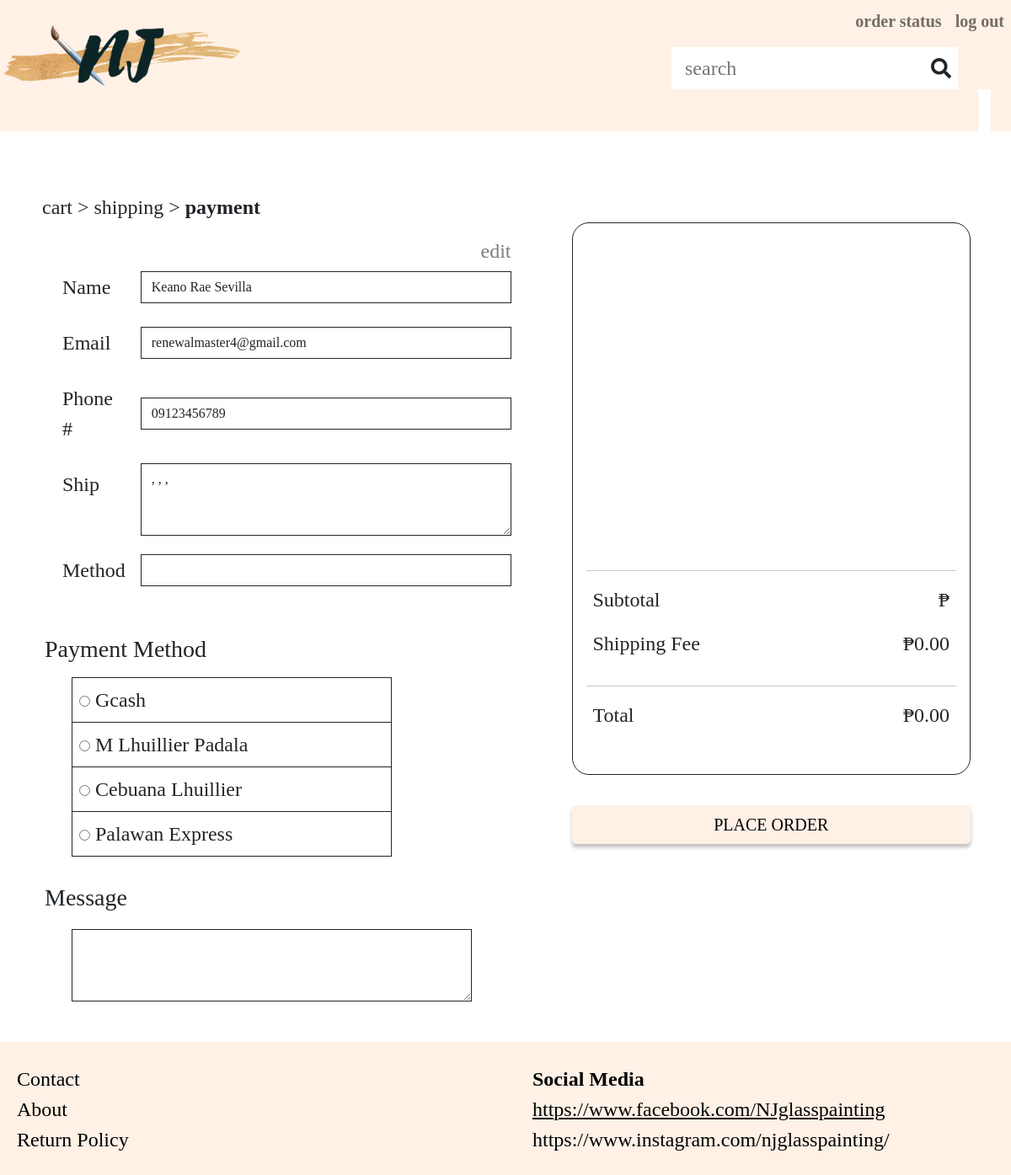
The page /users/user/payment.php (signed in) on the database its author committed.
### tables this page shows
CREATE TABLE `user` (
  `id` mediumint(8) UNSIGNED ZEROFILL NOT NULL,
  `username` varchar(50) NOT NULL,
  `password` varchar(255) NOT NULL,
  `first_name` varchar(50) NOT NULL,
  `last_name` varchar(50) NOT NULL,
  `email` varchar(50) DEFAULT NULL,
  `phone_number` varchar(50) NOT NULL,
  `role` varchar(50) NOT NULL,
  `verify_key` varchar(255) NOT NULL,
  `verify_status` tinyint(1) NOT NULL DEFAULT 0,
  `verified_at` timestamp NULL DEFAULT NULL ON UPDATE current_timestamp(),
  `created_at` timestamp NOT NULL DEFAULT current_timestamp(),
  `modified_at` timestamp NOT NULL DEFAULT current_timestamp() ON UPDATE current_timestamp()
);

### users/user/payment.php (the view, shortened to what this page needs)
<?php
    include('../../include/header.php');
    include('../../include/navbar.php');
?>
    <div class="container-fluid payment p-0">
        <?php
            if(isset($_SESSION['msg']) && $_SESSION['msg'] !=''){
        ?>
            <br>
            <div class="d-flex align-items-center mb-2">
                <span class="iconify fs-3 mb-1" data-icon="carbon:warning-alt" style="color: red;"></span>
                <h4 class="mb-0 ms-1" style="color:red;"><?php echo $_SESSION['msg']; ?></h4>
            </div>
        <?php
            unset($_SESSION['msg']);
            }
            else{
                echo "<br>";
                echo "<br>";
            }
        ?>
        <div class="header">
            <a class="d-inline fw-normal fs-4 text-decoration-none text-reset" href="#">cart</a>
            <p class="d-inline fw-normal fs-4">></p>
            <p class="d-inline fw-normal fs-4">shipping</p>
            <p class="d-inline fw-normal fs-4">></p>
            <p class="d-inline fw-bolder fs-4">payment</p>
        </div>
        <?php
            $database = new Connection();
            $db = $database->open();
            $sql = $db->prepare("SELECT first_name, last_name, email, phone_number FROM user WHERE id=:uid");
            $sql->bindParam(':uid', $_SESSION['pid']);
            $sql->execute();
            if($display=$sql->fetch(PDO::FETCH_ASSOC)){
                $fullname = $display['first_name']." ".$display['last_name'];
        ?>
        <form class="payment-form" action="<?php echo htmlspecialchars($_SERVER["PHP_SELF"]); ?>" method="POST" autocomplete="off">
            <div class="row">
                <div class="col">
                    <div class="mt-3 text-end edit-btn">
                        <button id="paymentinfo-edit" onClick="edit_info(this)" type="button">
                            <p id="btn-text" class="d-inline">edit</p>
                        </button>
                    </div>
                    <div class="row mb-3">
                        <label for="name" class="col-sm-2 col-form-label">Name</label>
                        <div class="col-sm-10 d-flex align-items-center">
                            <input id="form-input" type="text" class="form-control border-dark shadow-none rounded-0" name="name" value="<?php echo $fullname; ?>" readonly>
                        </div>
                    </div>
                    <div class="row mb-3">
                        <label for="email" class="col-sm-2 col-form-label">Email</label>
                        <div class="col-sm-10 d-flex align-items-center">
                            <input id="form-input" type="email" class="form-control border-dark shadow-none rounded-0" name="email" value="<?php echo $display['email']; ?>" readonly>
                        </div>
                    </div>
                    <div class="row mb-3">
                        <label for="phonenumber" class="col-sm-2 col-form-label">Phone #</label>
                        <div class="col-sm-10 d-flex align-items-center">
                            <input id="form-input" type="text" class="form-control border-dark shadow-none rounded-0" name="phonenumber" value="<?php echo $display['phone_number']; ?>" readonly>
                        </div>
                    </div>
        <?php
            }
        ?>
                    <div class="row mb-3">
                        <label for="ship" class="col-sm-2 col-form-label">Ship</label>
                        <div class="col-sm-10 d-flex align-items-center">
                            <textarea id="form-input" class="form-control border-dark shadow-none rounded-0" name="addr" rows="3" readonly><?php echo $_SESSION['address'].", ".$_SESSION['city'].", ".$_SESSION['postal'].", ".$_SESSION['region']; ?></textarea>
                        </div>
                    </div>
                    <div class="row mb-3">
                        <label for="method" class="col-sm-2 col-form-label">Method</label>
                        <div class="col-sm-10 d-flex align-items-center">
                            <input id="form-input" type="text" class="form-control border-dark shadow-none rounded-0" name="ship_method" value="<?php echo $_SESSION['ship_method']; ?>" readonly>
                        </div>
                    </div>
                    <div class="mb-2 d-flex align-items-center mt-5">
                        <p class="fs-3 mb-1">Payment Method</p>
                    </div>
                    <div class="col-8 delivery ms-5">
                        <div class="btn-group-vertical w-100" data-toggle="buttons">
                            <label class="p-2 border border-dark border-bottom-0 text-start w-100">
                                <input type="radio" name="payment-option" id="option1" value="Gcash" <?php if (isset($_POST['payment-option']) && $_POST['payment-option']=="Gcash") echo "checked";?>> Gcash
                            </label>
                            <label class="p-2 border border-dark border-bottom-0 text-start w-100">
                                <input type="radio" name="payment-option" id="option2" value="M Lhuillier Padala" <?php if (isset($_POST['payment-option']) && $_POST['payment-option']=="M Lhuillier Padala") echo "checked";?>> M Lhuillier Padala
                            </label>
                            <label class="p-2 border border-dark border-bottom-0 text-start w-100">
                                <input type="radio" name="payment-option" id="option3" value="Cebuana Lhuillier" <?php if (isset($_POST['payment-option']) && $_POST['payment-option']=="Cebuana Lhuillier") echo "checked";?>> Cebuana Lhuillier
                            </label>
                            <label class="p-2 border border-dark text-start w-100">
                                <input type="radio" name="payment-option" id="option4" value="Palawan Express" <?php if (isset($_POST['payment-option']) && $_POST['payment-option']=="Palawan Express") echo "checked";?>> Palawan Express
                            </label>
                        </div>
                    </div>
                    <div class="mt-3 d-flex">
                        <p class="fs-3 mt-1">Message</p>
                    </div>
                    <div class="col-sm-10 ms-5 mb-5">
                        <textarea class="form-control border-dark shadow-none rounded-0" name="message" rows="3"></textarea>
                    </div>
                </div>
                <div class="col">
                    <div class="displaytotal border border-dark mx-5">
                        <br>
                        <br>
                        <br>
                        <br>
                        <br>
                        <br>
                        <br>
                        <br>
                        <br>
                        <br>
                        <br>
                        <hr class="mx-3">
                        <div class="d-flex justify-content-between mx-4">
                            <p class="mb-2">Subtotal</p>
                            <p><?php echo "₱".$_SESSION['subtotal']; ?></p>
                        </div>
                        <div class="d-flex justify-content-between mx-4">
                            <p class="mb-2">Shipping Fee</p>
                            <p><?php echo "₱".number_format(($_SESSION['shipping_fee']),2); ?></p>
                        </div>
                        <hr class="mx-3">
                        <div class="d-flex justify-content-between mx-4">
                            <p class="mb-2">Total</p>
                            <p><?php echo "₱".number_format($_SESSION['subtotal']+$_SESSION['shipping_fee'],2); ?></p>
                        </div>
                        <br>
                    </div>
                    <br>
                    <div class="checkout d-grid mx-5">
                        <button type="submit" name="submit" class="btn-pink btn-shadow btn btn-lg active py-2 border-0 fw-normal">PLACE ORDER</button>
                    </div>
                    <br>
                    <br>
                    <br>
                    <br>
                    <br>
                </div>
            </div>
        </form>
    </div>
<?php include('../../include/footer.php');

### assets/css/styles.css (style rules this page uses)
* { margin: 0; padding: 0; box-sizing: border-box; font-family: Calibri; }
body { overflow-x: hidden; }
.btn-pink { background-color: #FFF1E6 !important; color: #000 !important; font-weight: 400; font-style: normal; }
.btn-shadow { box-shadow: 0px 4px 4px rgba(0, 0, 0, 0.25); }
a { cursor: pointer; }
.form-control:disabled,.form-control[readonly] { background-color: #fff !important; }
.displaytotal { border-radius: 20px; }
.payment .header { margin-left: 50px; }
.payment { font-size: 24px; }
.payment .row { margin-left: 25px; }
.edit-btn button { background-color: #fff; color: #7F7B7B; border: none; }

### rows shown on the page
user: name "Keano Rae Sevilla", email "renewalmaster4@gmail.com", phonenumber "09123456789"

### other values the page prints
$_SESSION['shipping_fee'] "0.00"
$_SESSION['subtotal']+$_SESSION['shipping_fee'] "0.00"
